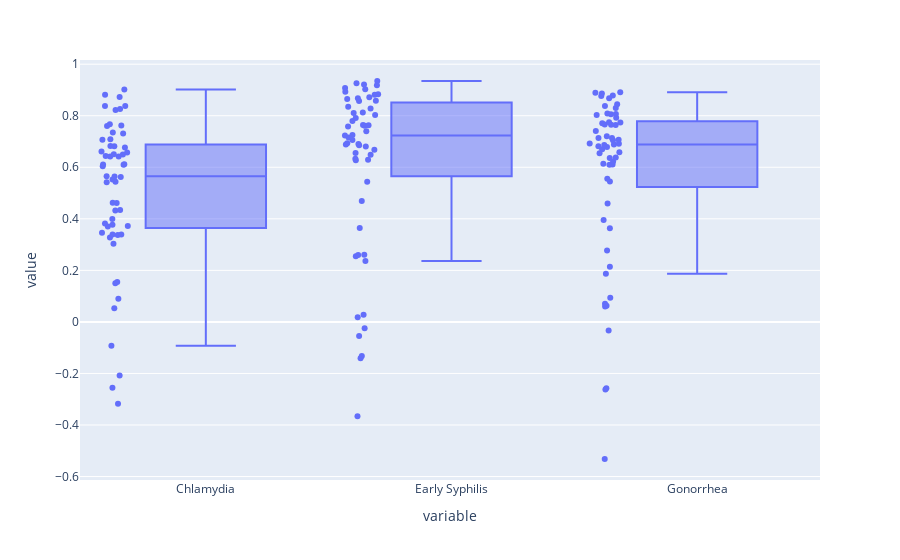

Notebook source saved alongside this figure:
### Code cell
import plotly.graph_objects as go

fig = px.box(df_correlations,  y=["Chlamydia",'Early Syphilis', 'Gonorrhea'],  points='all',hover_name='County')

fig.show()

### Figure 1 — Plotly figure (JSON) as saved in the notebook; plotly's stock layout.template omitted (floating-point values rounded to 4 significant figures; data arrays with more than 128 entries replaced by an {"elided": "..."} marker saying what was removed)
{"data": [{"alignmentgroup": "True", "boxpoints": "all", "hovertemplate": "<b>%{hovertext}</b><br><br>variable=%{x}<br>value=%{y}<extra></extra>", "hovertext": {"elided": "171 str values"}, "legendgroup": "", "marker": {"color": "#636efa"}, "name": "", "notched": false, "offsetgroup": "", "orientation": "v", "showlegend": false, "type": "box", "x": {"elided": "171 str values"}, "x0": " ", "xaxis": "x", "y": {"elided": "171 float values"}, "y0": " ", "yaxis": "y"}], "layout": {"boxmode": "group", "legend": {"tracegroupgap": 0}, "margin": {"t": 60}, "xaxis": {"anchor": "y", "domain": [0, 1], "title": {"text": "variable"}}, "yaxis": {"anchor": "x", "domain": [0, 1], "title": {"text": "value"}}}}
